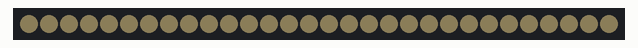
A sketch run on a simulated Arduino Nano, built with avr-gcc and run on an emulated ATmega328P. Parts: 30 RGB LEDs in strip order, left to right. Dim RGB values are drawn brighter than linear; what the sketch prints to the serial monitor is not drawn.

Above: at 0.55 s.
At 38.6 s:
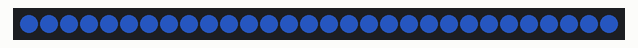

The sketch:

phase1_hello_world.ino
```cpp
// sehgal-arduino — phase 1 hello-world (archived reference)
//
// this is the original phase 1 sketch, preserved for reference.
// it does NOT read the piezo. its only job is to confirm:
//   - arduino nano boots and accepts an upload
//   - WS2812B strip receives a clean data signal on D6
//   - the 1000uF capacitor smooths the power-on inrush
//   - the 330R series resistor protects the data line
//
// behaviour: fades up softly to a warm-white "wake" frame, then eases into a
// calm-blue breathing baseline. that baseline is the emotional resting state
// of the shoe.
//
// the active "current state" sketch is firmware/main/main.ino — this archived
// copy stays in place so you can always come back to a known-good LED-only
// baseline if something stops working after phase 2.

#include <FastLED.h>

#define LED_DATA_PIN     6
#define LED_COUNT        30
#define LED_TYPE         WS2812B
#define COLOR_ORDER      GRB
#define MAX_BRIGHTNESS   120
#define WAKE_DURATION_MS 1500
#define BREATHE_PERIOD_MS 4000

const CRGB CALM_COLOR  = CRGB(40, 90, 200);
const CRGB WAKE_COLOR  = CRGB(180, 160, 120);

CRGB leds[LED_COUNT];
unsigned long bootMillis = 0;

float smoothstep(float t) {
  if (t <= 0.0f) return 0.0f;
  if (t >= 1.0f) return 1.0f;
  return t * t * (3.0f - 2.0f * t);
}

uint8_t breatheBrightness(unsigned long nowMs) {
  const uint8_t floorB = 25;
  const uint8_t ceilB  = MAX_BRIGHTNESS;
  float phase = (float)(nowMs % BREATHE_PERIOD_MS) / (float)BREATHE_PERIOD_MS;
  float wave  = 0.5f * (1.0f - cosf(2.0f * PI * phase));
  return (uint8_t)(floorB + wave * (ceilB - floorB));
}

void fillStrip(const CRGB& base, uint8_t brightness) {
  for (uint16_t i = 0; i < LED_COUNT; i++) {
    leds[i] = base;
  }
  FastLED.setBrightness(brightness);
  FastLED.show();
}

void setup() {
  delay(50);
  FastLED.addLeds<LED_TYPE, LED_DATA_PIN, COLOR_ORDER>(leds, LED_COUNT);
  FastLED.clear(true);
  bootMillis = millis();
  Serial.begin(115200);
  Serial.println(F("sehgal-arduino phase 1: hello-world boot"));
}

void loop() {
  unsigned long now = millis();
  unsigned long sinceBoot = now - bootMillis;

  if (sinceBoot < WAKE_DURATION_MS) {
    float t = (float)sinceBoot / (float)WAKE_DURATION_MS;
    uint8_t b = (uint8_t)(smoothstep(t) * MAX_BRIGHTNESS);
    fillStrip(WAKE_COLOR, b);
  } else {
    uint8_t b = breatheBrightness(now);
    fillStrip(CALM_COLOR, b);
  }

  delay(16);
}
```
